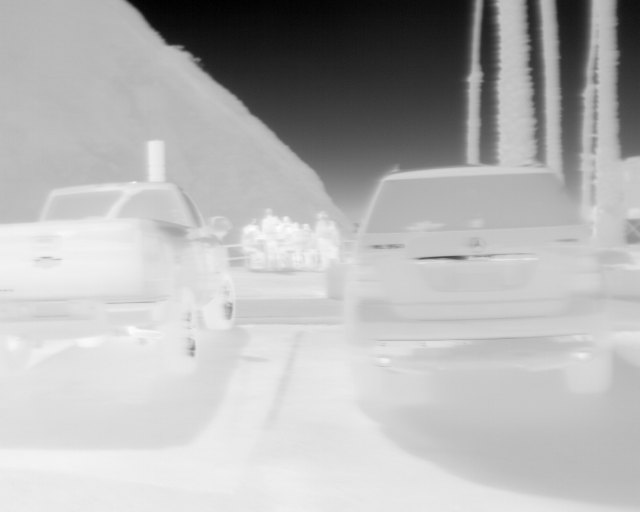
#> input picture Talleres/TallerNo10/FotoTermica1.tiff, 640 x 512 px, found by its file name
$ python TallerNo10Transformaciones.py
#> lines starting #> are read from the running program, lines starting #| are printed output that depends on the picture
# Computación Grafica: Taller N.10: Imagenes Termograficas en Python by JDRB
import os
import numpy as np
from PIL import Image
import matplotlib.pyplot as plt
import scipy.stats as stats

# ############ Variables Globales
Cabecera = """
\033[1;33m    Computación Gráfica:\033[0m\033[33m Taller N.10: Imagenes Termograficas en Python. \033[0m
\033[3m    By Juan Diego Ruiz B. \033[0m
"""
Gato = """\033[93m             ^~^  ,
            ('Y') )
            /   \/
           (\|||/)\033[0m
"""
RutaImagen = r"C:\Users\joseo\OneDrive\Escritorio\Code\ComputacionGrafica\ComputacionGrafica\TallerNo10\FotoTermica1.tiff"
CarpetaSalida = r"C:\Users\joseo\OneDrive\Escritorio\Code\ComputacionGrafica\ComputacionGrafica\TallerNo10\Resultados"
GuardarResultados = 0  # 0 -> No guardar, 1 -> Guardar

# Parametros de temperatura
TemMin = -40
TemMax = 160
NBits = 14

# ############ Funciones

# Función para guardar y mostrar una imagen
def MostrarImagen(img, titulo="Imagen", nombre_archivo=None):
    plt.imshow(img, cmap='hot')
    plt.axis("off")
    plt.title(titulo)
    plt.show()

    if GuardarResultados and nombre_archivo:
        if not os.path.exists(CarpetaSalida):
            os.makedirs(CarpetaSalida)
        ruta = os.path.join(CarpetaSalida, nombre_archivo)
        Image.fromarray(img).save(ruta)
        print(f"Imagen guardada: {ruta}")

# Cargar imagen térmica
def CargarImagenTermica(ruta):
    img = np.array(Image.open(ruta))
#> img is the input picture: shape (512, 640) uint16; min 5962, max 7524, mean 7070.2
    return img

# Convertir a grados centígrados
def ConvertirAGradosC(matriz):
    return (TemMax - TemMin) * matriz / (2 ** NBits) + TemMin
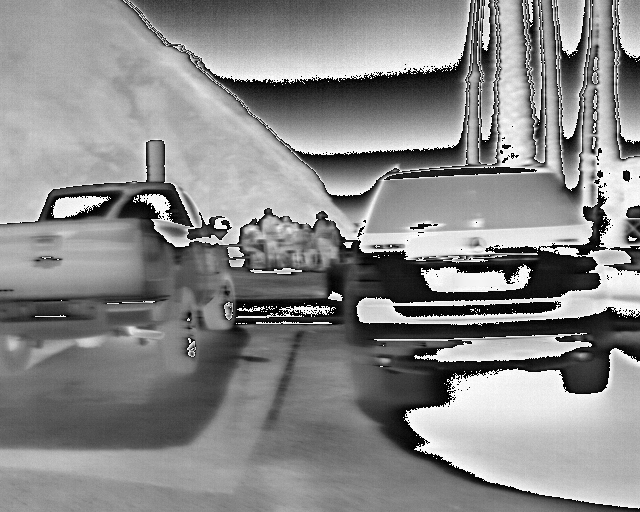
#> returned value: shape (512, 640) float64; min -40, max -36, mean -37.84; drawn with min black and max white

# 1. Calcule y muestre en un print la temperatura promedio, medina y moda,
#    la temperatura máxima (con sus coordenadas x,y) y la temperatura
#    mínima de la imagen (con sus coordenadas x,y).

def ObtenerEstadisticas(matriz):
    media = np.mean(matriz)
#> media = -37.84
    mediana = np.median(matriz)
#> mediana = -37.71
    moda = float(stats.mode(matriz, axis=None).mode)  # Solución del error
#> moda = -37.11
    min_val = np.min(matriz)
#> min_val = -40
    max_val = np.max(matriz)
#> max_val = -36
    min_pos = np.unravel_index(np.argmin(matriz), matriz.shape)
#> min_pos = (138, 502)
    max_pos = np.unravel_index(np.argmax(matriz), matriz.shape)
#> max_pos = (16, 612)

    print(f"Temperatura promedio: {media:.2f}°C")
#| Temperatura promedio: -37.84°C
    print(f"Mediana: {mediana:.2f}°C")
#| Mediana: -37.71°C
    print(f"Moda: {moda:.2f}°C")  # Ahora no dará error
#| Moda: -37.11°C
    print(f"Temperatura mínima: {min_val:.2f}°C en {min_pos}")
#| Temperatura mínima: -40.00°C en (138, 502)
    print(f"Temperatura máxima: {max_val:.2f}°C en {max_pos}")
#| Temperatura máxima: -36.00°C en (16, 612)

    return min_pos, max_pos

# 2. Realice una figura llamada “Imagen Termográfica” donde muestre en el
#    primer subplot la imagen termográfica, en el segundo subplot muestre
#    el histograma de la imagen (para el histograma use los componentes
#    histogram de Numpy y hist de Matplotlib).

def GraficarImagenTermica(matriz, min_pos, max_pos, nombre_archivo):
    plt.figure(figsize=(8, 6))
    plt.imshow(matriz, cmap="inferno")
    plt.colorbar(label="Temperatura (°C)")
    plt.scatter(max_pos[1], max_pos[0], color='magenta', marker='o', label='Máximo')
    plt.scatter(min_pos[1], min_pos[0], color='cyan', marker='D', label='Mínimo')
    plt.legend()
    plt.title("Imagen Termográfica")
    plt.axis("off")
    plt.show()

    if GuardarResultados:
        if not os.path.exists(CarpetaSalida):
            os.makedirs(CarpetaSalida)  # Crear carpeta si no existe
        ruta = os.path.join(CarpetaSalida, nombre_archivo)
        plt.savefig(ruta)
        print(f"Imagen térmica guardada: {ruta}")

# 3. Marque el punto máximo de temperatura en la grafica de la imagen
#    termográfica (para ello use un Círculo de color Magenta).

def GraficarHistograma(matriz, nombre_archivo):
    plt.figure(figsize=(8, 4))
    plt.hist(matriz.ravel(), bins=256, color='orange', alpha=0.75)
    plt.title("Histograma de Temperaturas")
    plt.xlabel("Temperatura (°C)")
    plt.ylabel("Frecuencia")
    plt.show()

    if GuardarResultados:
        if not os.path.exists(CarpetaSalida):
            os.makedirs(CarpetaSalida)  # Crear carpeta si no existe
        ruta = os.path.join(CarpetaSalida, nombre_archivo)
        plt.savefig(ruta)
        print(f"Histograma guardado: {ruta}")

# 4. Marque el punto mínimo de temperatura en la grafica de la imagen
#    termográfica (para ello use un Rombo de color cian).

# ############ Ejecución del Programa
os.system("cls")
print(Cabecera)
print(Gato)

os.system("cls")
print(Cabecera)
print(Gato)

imagen_raw = CargarImagenTermica(RutaImagen)
imagen_celsius = ConvertirAGradosC(imagen_raw)
min_pos, max_pos = ObtenerEstadisticas(imagen_celsius)
#> min_pos = (138, 502); max_pos = (16, 612)
GraficarImagenTermica(imagen_celsius, min_pos, max_pos, "imagen_termografica.png")
#> in GraficarImagenTermica, `plt.show()`:
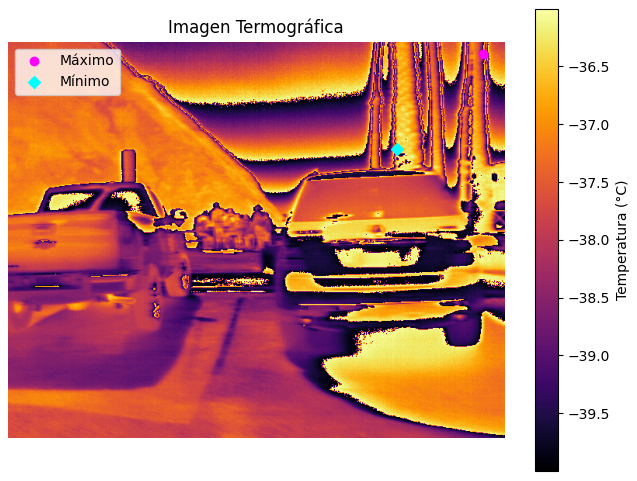
#> figure drawn by matplotlib, 2 panels
GraficarHistograma(imagen_celsius, "histograma_temperaturas.png")
#> in GraficarHistograma, `plt.show()`:
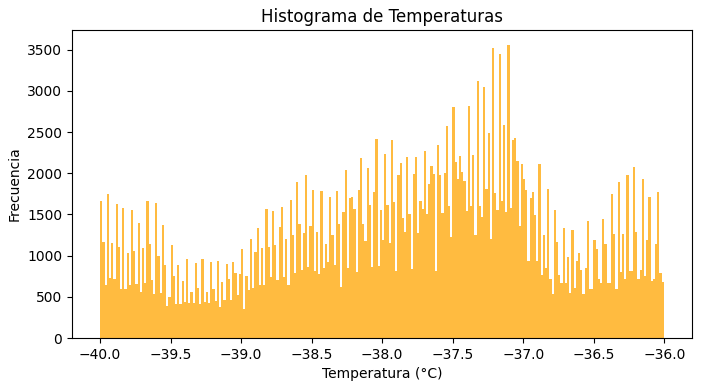
#> figure drawn by matplotlib, 1 panel; tallest bar 3562 high, from x = -37.11 to -37.1
